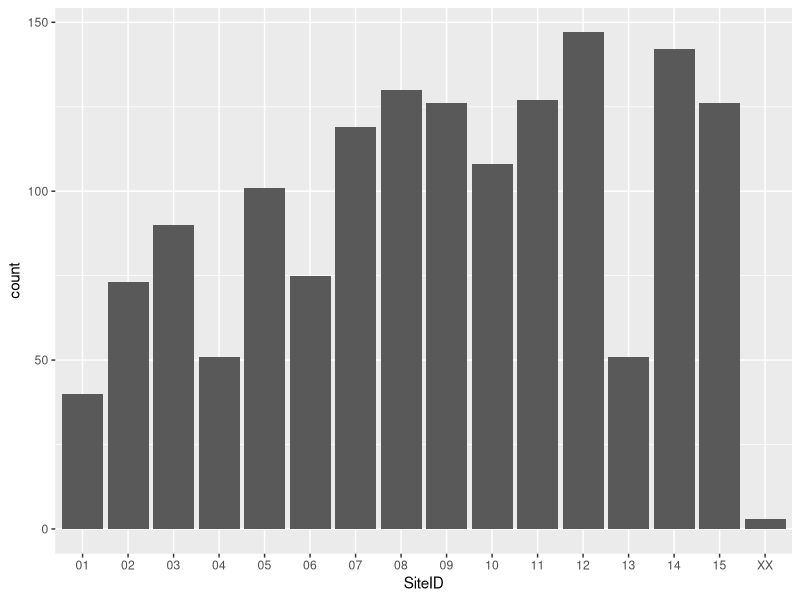
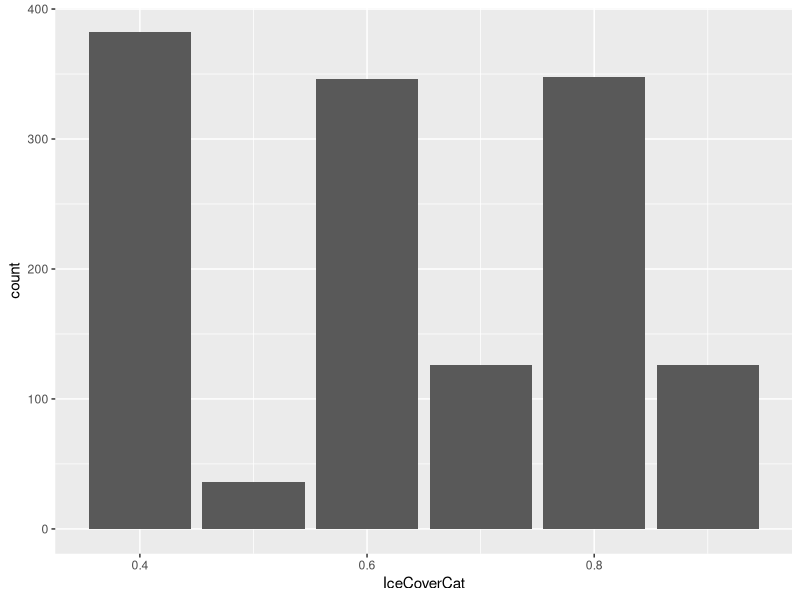

Write the R code that produced these figures, in order.
## ---- chunk 1
knitr::opts_chunk$set(echo = TRUE)
library(tidyverse)
library(viridis)
library(tufte)
library(kableExtra)
## ---- chunk 2
samples <- read_csv("B-236_Fatty-Acid_Collections_QAQC.csv")
## ---- chunk 3
phyla <- unique(samples$phylum)
phyla <- phyla %>%
  na.omit()
unique(phyla)
## ---- chunk 4
class <- unique(samples$class)
class <- class %>%
  na.omit()
unique(class)
## ---- chunk 5
all_inverts <- samples %>%
  filter(kingdom == "Animalia" | is.na(kingdom))
all_algae <- samples %>%
  filter(kingdom %in% c('Plantae', 'Chromista'))
## ---- chunk 6
samples$count <- 1
ggplot(samples, aes(x = SiteID, y = count)) +
         geom_col()
## ---- chunk 7
samples$count <- 1
ggplot(samples, aes(x = IceCoverCat, y = count)) +
         geom_col()
## ---- chunk 8
library(dplyr)
sitereps <- read_csv('core_species_siterep.csv')
siterepkable <- kable(sitereps[2:4], longtable = TRUE) 
siterepkable
## ---- chunk 9
algaesamps <- samples %>%
  filter(phylum %in% c("Rhodophyta", "Chlorophyta", "Ochrophyta")) %>%
  group_by(genusSpecies)
algaltable <- algaesamps %>%
  select(phylum, genusSpecies) %>%
    arrange(desc(phylum)) %>%
  distinct(phylum, genusSpecies) %>%

  kable()
algaltable
  
